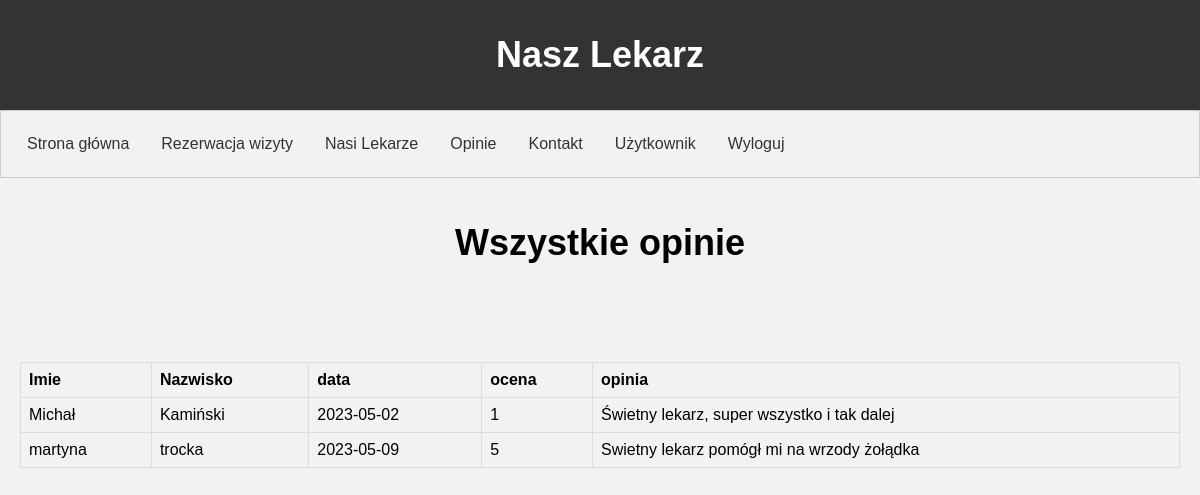
The app's page /opinie.php (signed in) with its own data.
### tables this page shows
CREATE TABLE `opinie` (
  `id` int(11) NOT NULL,
  `imie` varchar(30) NOT NULL,
  `nazwisko` varchar(30) NOT NULL,
  `data` date NOT NULL,
  `opinia` text NOT NULL,
  `ocena` int(1) NOT NULL
);

### opinie.php (the view, shortened to what this page needs)
<!DOCTYPE html>
<html>
  <head>
    <link rel="stylesheet" type="text/css" href="style.css">
  </head>
  <body>
    <header>
      <h1>Nasz Lekarz</h1>
    </header>
    <nav>
      <ul>
        <li><a href="index.php">Strona główna</a></li>
        <li><a href="rezerwacje.php">Rezerwacja wizyty</a></li>
        <li><a href="NasiLekarze.php">Nasi Lekarze</a></li>
        <li><a href="opinie.php">Opinie</a></li>
        <li><a href="kontakt.php">Kontakt</a></li>
        <li><a href='user.php'>Użytkownik</a></li>
        <li><a href="wyloguj.php">Wyloguj</a></li>
      </ul>
    </nav>
    <?php
	include 'connect.php';
    ?>
    <main>
      <h1>Wszystkie opinie </h1>
      <?php
      include 'connect.php';
      echo'<br><br><br>';
    	$query = mysqli_query($con, "SELECT * FROM opinie");
        if (mysqli_num_rows($query) > 0) {
    	echo'<table>';
    	echo"<tr>";
    		echo"<th>Imie</th>";
    		echo"<th>Nazwisko</th>";
        echo"<th>data</th>";
        echo"<th>ocena</th>";
        echo"<th>opinia</th>";
    	echo"</tr>";
    	while($row = mysqli_fetch_assoc($query)) {
    		echo "<tr>";
    		echo "<td>" .  $row["imie"] . "</td>";
    		echo "<td>" .  $row["nazwisko"] . "</td>";
        echo "<td>" .  $row["data"] . "</td>";
        echo "<td>" .max(1, min(5, $row["ocena"])). "</td>";
        echo "<td>" .  $row["opinia"] . "</td>";
    		echo "</tr>";
      }
    	echo"</table>";
    	 }
      ?>
      <br>
    </main>
  </body>
</html>

### style.css (style rules this page uses)
body { font-family: Arial, sans-serif; margin: 0; padding: 0; background-color: #f2f2f2; }
header { background-color: #333; color: #fff; padding: 10px; text-align: center; }
nav { background-color: #f2f2f2; border: 1px solid #ccc; padding: 10px; }
ul { list-style-type: none; margin: 0; padding: 0; overflow: hidden; }
li { float: left; }
li a { display: block; color: #333; text-align: center; padding: 14px 16px; text-decoration: none; }
main { padding: 20px; }
h1 { text-align: center; font-size: 36px; }
table { width: 100%; border-collapse: collapse; margin-top: 20px; text-align: center; }
th, td { text-align: left; padding: 8px; border: 1px solid #ddd; }
tr:nth-child(even) { background-color: #f2f2f2; }

### records on screen
opinie: imie "Michał", nazwisko "Kamiński", data "2023-05-02", ocena "1", opinia "Świetny lekarz, super wszystko i tak dalej"
opinie: imie "martyna", nazwisko "trocka", data "2023-05-09", ocena "5", opinia "Swietny lekarz pomógł mi na wrzody żołądka"
